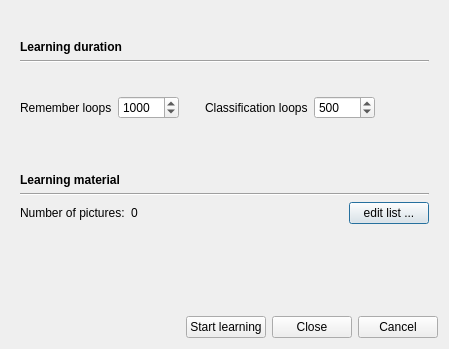
<?xml version="1.0" encoding="UTF-8"?>
<ui version="4.0">
 <class>rlDialog</class>
 <widget class="QDialog" name="rlDialog">
  <property name="geometry">
   <rect>
    <x>0</x>
    <y>0</y>
    <width>449</width>
    <height>349</height>
   </rect>
  </property>
  <property name="windowTitle">
   <string>Recognizer quick learn</string>
  </property>
  <property name="windowIcon">
   <iconset resource="../faceFinder.qrc">
    <normaloff>:/images/ff.png</normaloff>:/images/ff.png</iconset>
  </property>
  <layout class="QVBoxLayout" name="verticalLayout">
   <item>
    <widget class="QStackedWidget" name="stackedWidget">
     <property name="currentIndex">
      <number>1</number>
     </property>
     <widget class="QWidget" name="learnProgress">
      <layout class="QVBoxLayout" name="verticalLayout_4">
       <item>
        <widget class="QTextEdit" name="textEdit">
         <property name="readOnly">
          <bool>true</bool>
         </property>
        </widget>
       </item>
       <item>
        <widget class="QProgressBar" name="progressBar">
         <property name="value">
          <number>24</number>
         </property>
        </widget>
       </item>
      </layout>
     </widget>
     <widget class="QWidget" name="learnSettings">
      <layout class="QVBoxLayout" name="verticalLayout_3">
       <item>
        <spacer name="horizontalSpacer_5">
         <property name="orientation">
          <enum>Qt::Horizontal</enum>
         </property>
         <property name="sizeHint" stdset="0">
          <size>
           <width>40</width>
           <height>20</height>
          </size>
         </property>
        </spacer>
       </item>
       <item>
        <widget class="QLabel" name="label_3">
         <property name="font">
          <font>
           <weight>75</weight>
           <bold>true</bold>
          </font>
         </property>
         <property name="text">
          <string>Learning duration</string>
         </property>
        </widget>
       </item>
       <item>
        <widget class="Line" name="line">
         <property name="orientation">
          <enum>Qt::Horizontal</enum>
         </property>
        </widget>
       </item>
       <item>
        <layout class="QHBoxLayout" name="horizontalLayout">
         <item>
          <widget class="QLabel" name="label">
           <property name="text">
            <string>Remember loops</string>
           </property>
          </widget>
         </item>
         <item>
          <widget class="QSpinBox" name="spinRememberLoops">
           <property name="minimum">
            <number>50</number>
           </property>
           <property name="maximum">
            <number>10000</number>
           </property>
           <property name="singleStep">
            <number>50</number>
           </property>
           <property name="value">
            <number>1000</number>
           </property>
          </widget>
         </item>
         <item>
          <spacer name="verticalSpacer_3">
           <property name="orientation">
            <enum>Qt::Vertical</enum>
           </property>
           <property name="sizeHint" stdset="0">
            <size>
             <width>20</width>
             <height>40</height>
            </size>
           </property>
          </spacer>
         </item>
         <item>
          <widget class="QLabel" name="label_2">
           <property name="text">
            <string>Classification loops</string>
           </property>
          </widget>
         </item>
         <item>
          <widget class="QSpinBox" name="spinClasificationLoops">
           <property name="minimum">
            <number>50</number>
           </property>
           <property name="maximum">
            <number>10000</number>
           </property>
           <property name="singleStep">
            <number>50</number>
           </property>
           <property name="value">
            <number>500</number>
           </property>
          </widget>
         </item>
         <item>
          <spacer name="horizontalSpacer_4">
           <property name="orientation">
            <enum>Qt::Horizontal</enum>
           </property>
           <property name="sizeHint" stdset="0">
            <size>
             <width>40</width>
             <height>20</height>
            </size>
           </property>
          </spacer>
         </item>
        </layout>
       </item>
       <item>
        <spacer name="horizontalSpacer_6">
         <property name="orientation">
          <enum>Qt::Horizontal</enum>
         </property>
         <property name="sizeHint" stdset="0">
          <size>
           <width>40</width>
           <height>20</height>
          </size>
         </property>
        </spacer>
       </item>
       <item>
        <widget class="QLabel" name="label_5">
         <property name="font">
          <font>
           <weight>75</weight>
           <bold>true</bold>
          </font>
         </property>
         <property name="text">
          <string>Learning material</string>
         </property>
        </widget>
       </item>
       <item>
        <widget class="Line" name="line_2">
         <property name="orientation">
          <enum>Qt::Horizontal</enum>
         </property>
        </widget>
       </item>
       <item>
        <layout class="QHBoxLayout" name="horizontalLayout_3">
         <item>
          <widget class="QLabel" name="label_4">
           <property name="text">
            <string>Number of pictures:</string>
           </property>
          </widget>
         </item>
         <item>
          <widget class="QLabel" name="labelPicturesNumber">
           <property name="text">
            <string>0</string>
           </property>
          </widget>
         </item>
         <item>
          <spacer name="horizontalSpacer_2">
           <property name="orientation">
            <enum>Qt::Horizontal</enum>
           </property>
           <property name="sizeHint" stdset="0">
            <size>
             <width>40</width>
             <height>20</height>
            </size>
           </property>
          </spacer>
         </item>
         <item>
          <widget class="QPushButton" name="buttonEdit">
           <property name="text">
            <string>edit list ...</string>
           </property>
          </widget>
         </item>
        </layout>
       </item>
       <item>
        <spacer name="verticalSpacer">
         <property name="orientation">
          <enum>Qt::Vertical</enum>
         </property>
         <property name="sizeHint" stdset="0">
          <size>
           <width>20</width>
           <height>11</height>
          </size>
         </property>
        </spacer>
       </item>
      </layout>
     </widget>
    </widget>
   </item>
   <item>
    <layout class="QHBoxLayout" name="horizontalLayout_5">
     <item>
      <spacer name="horizontalSpacer_7">
       <property name="orientation">
        <enum>Qt::Horizontal</enum>
       </property>
       <property name="sizeHint" stdset="0">
        <size>
         <width>40</width>
         <height>20</height>
        </size>
       </property>
      </spacer>
     </item>
     <item>
      <widget class="QPushButton" name="buttonStart">
       <property name="text">
        <string>Start learning</string>
       </property>
      </widget>
     </item>
     <item>
      <widget class="QPushButton" name="buttonClose">
       <property name="text">
        <string>Close</string>
       </property>
      </widget>
     </item>
     <item>
      <widget class="QPushButton" name="buttonCancel">
       <property name="text">
        <string>Cancel</string>
       </property>
      </widget>
     </item>
    </layout>
   </item>
  </layout>
 </widget>
 <resources>
  <include location="../faceFinder.qrc"/>
 </resources>
 <connections/>
</ui>
